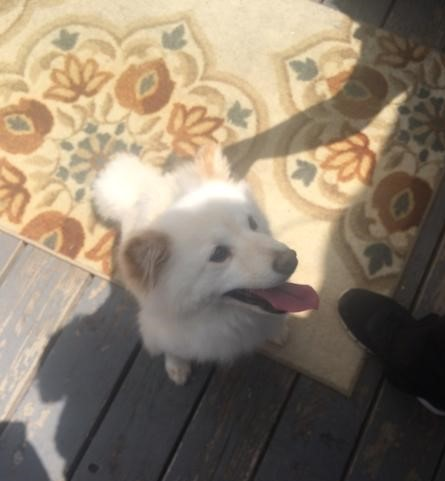
%> input picture Gerom_Pagaduan_HW1/images/yuri.jpg, 445 x 481 px
$ octave Assignment1.m   (GNU Octave 9; MATLAB toolbox functions it lacks are replaced by stand-ins)
%> lines starting %> are read from the running program, lines starting %| are printed output that depends on the picture
clc
clear all
close all


path='C:\Users\Celes\OneDrive\Documents\MATLAB\images\'; % this is your working path
impath=[path,'yuri.jpg']; % path of the image
im=imread(impath);
%> im is the input picture: size 481x445x3 uint8; mean R, G, B 140.5, 126.7, 108.6
%figure,imshow(im); % you could also try image() imagesc() other image display functions


[r,c,ch]=size(im);
%> r = 481; c = 445; ch = 3
img=zeros(r,c);
img=rgb2gray(im); % change color image to grayscale image
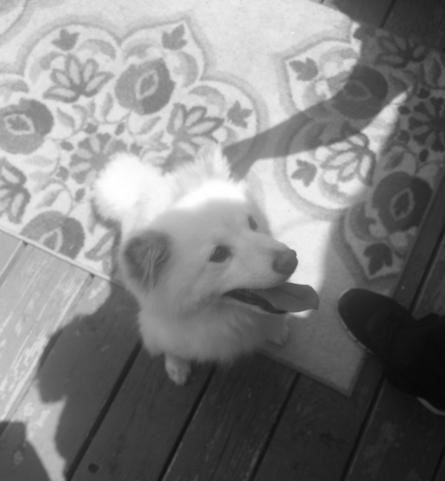
%> img: size 481x445 uint8; min 6, max 255, mean 128.8

im_resized=imresize(img,[256,256]);
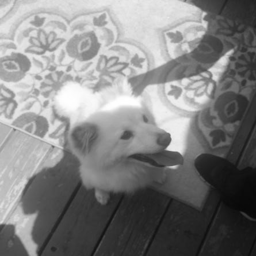
%> im_resized: size 256x256 uint8; min 7, max 255, mean 128.8

for i = 1:256
    for j = 1:256
        dist =((i-128)^2+(j-128)^2)^(.5);
        if(dist<80)
            B(i,j)= im_resized(i,j);
        else
            B(i,j)=0;
        end
    end
end
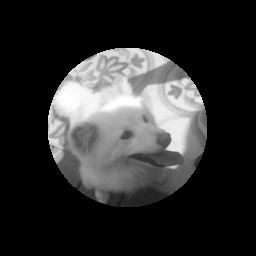
%> B: size 256x256 double; min 0, max 255, mean 47.3
figure,imshow(im_resized);
image(B);
colormap(gray(256));
